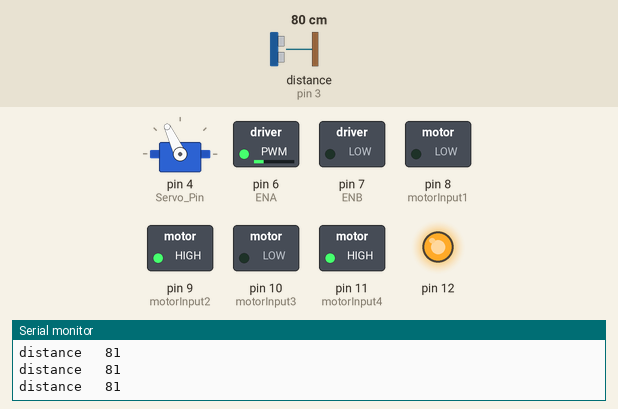
Simulated run of this sketch. Board: Arduino Uno, built with avr-gcc and run on an emulated ATmega328P. Shown: servo, switched loads named in the sketch (green lamp = pin HIGH), output pins drawn as LEDs (lit = HIGH), the last lines printed to the serial monitor. Inputs (shaded band) come from the test bench; at power-on: distance to the obstacle (sensor on pin 3) 80 cm. The echo pulse lasts 58.3 µs per cm.

Above: at 5.9 s.
6.0 s: distance to the obstacle (sensor on pin 3) set to 35 cm
7.5 s: distance to the obstacle (sensor on pin 3) set to 28 cm
At 8.5 s:
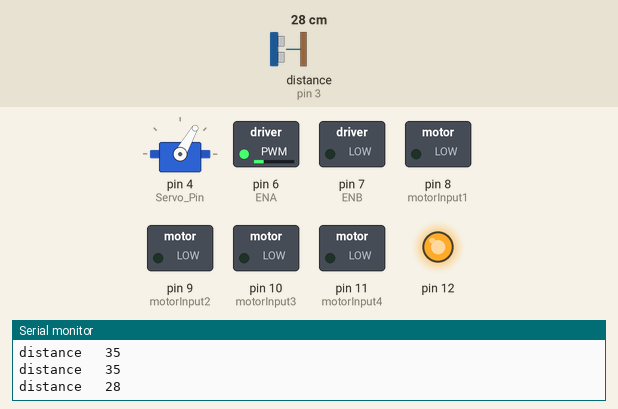
At 9.4 s:
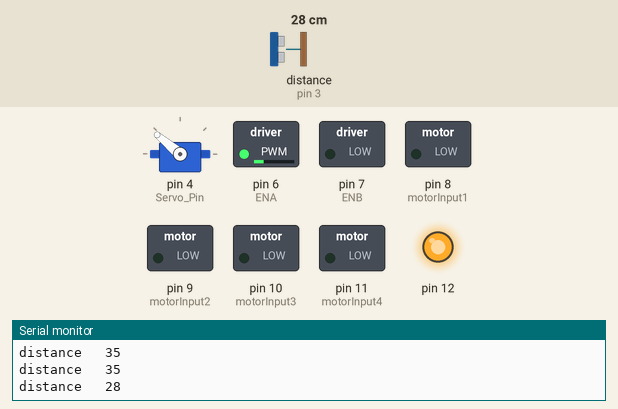
Timing chart, 0 to 16.5 s (numbered marks = the images above; inputs shaded):
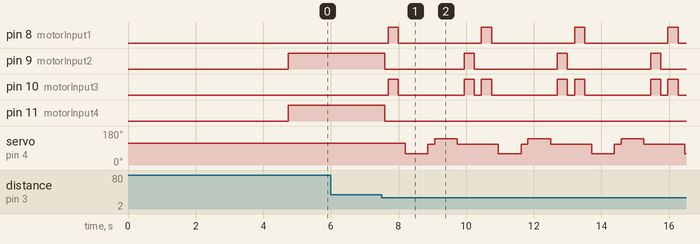

The sketch:

raak+RM100+2019SP+type_asset+block_Ultrasonic_Radar_Robot_00.ino
```cpp
///////////////////////////////////
//Includes
////////////////////////////////////

#include <NewPing.h>
#include <Servo.h>

////////////////////////////////////
//Definitions
////////////////////////////////////

#define Debug

//Ultrasonic sensor

#define TRIG_PIN 2
#define ECHO_PIN 3

#define MAX_DISTANCE 200
#define MAX_SPEED 190 // sets speed of DC  motors
#define MAX_SPEED_OFFSET 20

NewPing sonar(TRIG_PIN, ECHO_PIN, MAX_DISTANCE);


// Motor (L298n)
#define ENA          6
#define motorInput1  8
#define motorInput2  9
#define motorInput3  10
#define motorInput4  11
#define ENB          7

#define MotorSpeed 60

//#define MotorSpeed_POT A8

//Servo
Servo myservo;

#define Servo_Pin 4
#define Servo_CenterAngle 110
#define Servo_RightAngle  60
#define Servo_LeftAngle  140

////////////////////////////////////
//Global Variables
////////////////////////////////////

int distance = 100;
//int speedSet = 0;

////////////////////////////////////
//Setup Function
////////////////////////////////////
void setup()
{
#ifdef Debug
  Serial.begin(9600);
#endif
  //ultrasonic
  pinMode(TRIG_PIN, OUTPUT); // Sets the trigPin as an Output
  pinMode(ECHO_PIN, INPUT); // Sets the echoPin as an Input
  pinMode(12, OUTPUT);
  digitalWrite(12, HIGH);

  //Motor Init
  pinMode(motorInput1, OUTPUT);
  pinMode(motorInput2, OUTPUT);
  pinMode(motorInput3, OUTPUT);
  pinMode(motorInput4, OUTPUT);
  pinMode(ENA, OUTPUT);
  pinMode(ENB, OUTPUT);

  // pinMode(MotorSpeed_POT, INPUT);

  analogWrite(ENA, MotorSpeed); //Left Motor initial Speed
  analogWrite(ENB, MotorSpeed); //Right Motor initial Speed

  //Servo Init
  myservo.attach(Servo_Pin);
  myservo.write(115);

  delay(2000);

  //Get multiple readings before start
  distance = readPing();
  delay(100);
  distance = readPing();
  delay(100);
  distance = readPing();
  delay(100);
  distance = readPing();
  delay(100);

  delay(2000);
}

////////////////////////////////////
//Loop Function
////////////////////////////////////
void loop() {

  int distanceR = 0;
  int distanceL =  0;
  delay(40);

  if (distance <= 30)
  {
    Stop();
    delay(100);
    Back();
    delay(300);
    Stop();
    delay(200);
    distanceR = lookRight();
    delay(200);
    distanceL = lookLeft();
    delay(200);

    if (distanceR >= distanceL)
    {
      Sharp_Left();
      delay(300);
      Stop();
    } else
    {
      Sharp_Right();
      delay(300);
      Stop();
    }

  }
  else
  {
    Move();
  }
  distance = readPing();
  Serial.print("distance   ");
  Serial.println(distance);
}


////////////////////////////////////
//Move Function
//Move both motors in forward direction
////////////////////////////////////
void Move() {

  digitalWrite(motorInput1, LOW);
  digitalWrite(motorInput2, HIGH);
  digitalWrite(motorInput3, LOW);
  digitalWrite(motorInput4, HIGH);

}
////////////////////////////////////
//Back Function
//Move both motors in backward direction
////////////////////////////////////
void Back() {

  digitalWrite(motorInput1, HIGH);
  digitalWrite(motorInput2, LOW);
  digitalWrite(motorInput3, HIGH);
  digitalWrite(motorInput4, LOW);

}
////////////////////////////////////
//Right Function
//Move Right motor in forward direction and stop Left motor
////////////////////////////////////
void Right() {

  digitalWrite(motorInput1, LOW);
  digitalWrite(motorInput2, LOW);
  digitalWrite(motorInput3, LOW);
  digitalWrite(motorInput4, HIGH);

}
////////////////////////////////////
//Left Function
//Move Left motor in forward direction and stop Right motor
////////////////////////////////////
void Left() {

  digitalWrite(motorInput1, LOW);
  digitalWrite(motorInput2, HIGH);
  digitalWrite(motorInput3, LOW);
  digitalWrite(motorInput4, LOW);

}
////////////////////////////////////
//Stop Function
//Stop both motors directions
////////////////////////////////////
void Stop() {

  digitalWrite(motorInput1, LOW);
  digitalWrite(motorInput2, LOW);
  digitalWrite(motorInput3, LOW);
  digitalWrite(motorInput4, LOW);

}
////////////////////////////////////
//Sharp_Right Function
//Move Right motor in forward direction and Left motor in backward direction
////////////////////////////////////
void Sharp_Right() {

  digitalWrite(motorInput1, HIGH);
  digitalWrite(motorInput2, LOW);
  digitalWrite(motorInput3, LOW);
  digitalWrite(motorInput4, HIGH);

}
////////////////////////////////////
//Sharp_Left Function
//Move Left motor in forward direction and Right motor in backward direction
////////////////////////////////////
void Sharp_Left() {

  digitalWrite(motorInput1, LOW);
  digitalWrite(motorInput2, HIGH);
  digitalWrite(motorInput3, HIGH);
  digitalWrite(motorInput4, LOW);

}
////////////////////////////////////
//lookRight Function
//Turn servo to the right and take reading
///////////////////////////////////
int lookRight()
{
  myservo.write(Servo_RightAngle);
  delay(500);
  int distance = readPing();
  delay(100);
  myservo.write(Servo_CenterAngle);
  return distance;
}
////////////////////////////////////
//lookLeft Function
//Turn servo to the Left and take reading
///////////////////////////////////
int lookLeft()
{
  myservo.write(Servo_LeftAngle);
  delay(500);
  int distance = readPing();
  delay(100);
  myservo.write(Servo_CenterAngle);
  return distance;
  delay(100);
}
////////////////////////////////////
//readPing Function
//Takes ultrasonic sensor reading
///////////////////////////////////
int readPing() {
  delay(70);
  int cm = sonar.ping_cm();
  if (cm == 0)
  {
    cm = 250;
  }
  return cm;
}
```

Measured:
- the behaviour switches between 31 and 30 cm on distance to the obstacle (sensor on pin 3) (found by bisection; images 0 and 1)
- after the input at 7.5 s, pin 8 (motorInput1): alternates HIGH for 0.30 s and LOW for 2.5 s, starting after 0.19 s; pin 9 (motorInput2): alternates HIGH for 0.30 s and LOW for 2.5 s, starting after 0.09 s
